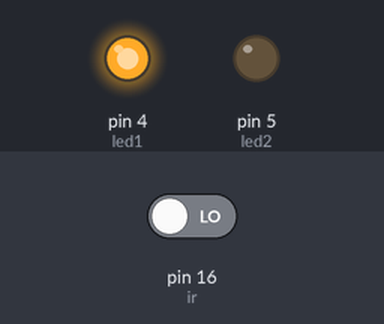
The sketch below on a simulated Arduino Uno, built with avr-gcc and run on an emulated ATmega328P. Parts: output pins drawn as LEDs (lit = HIGH). The test bench sets the inputs (shaded band); at power-on: pin 16 (ir) LOW. What the sketch prints to the serial monitor is not drawn.

Above: at 1.2 s.
1.3 s: pin 16 (ir) driven HIGH
At 1.7 s:
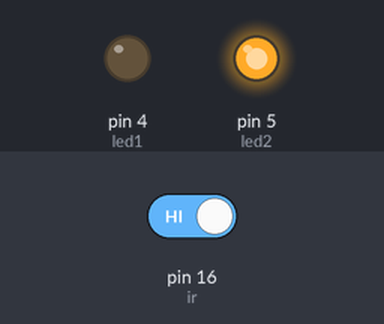
2.8 s: pin 16 (ir) driven LOW
At 4.0 s:
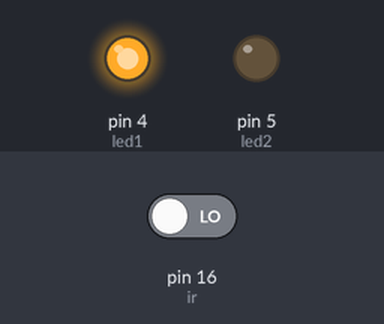
Timing chart, 0 to 5.8 s (numbered marks = the images above; inputs shaded):
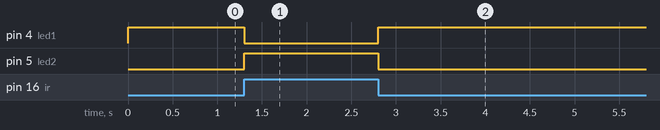

Measured:
- after the input at 1.3 s, pin 4 (led1): HIGH → LOW at once; pin 5 (led2): LOW → HIGH at once
- after the input at 2.8 s, pin 4 (led1): LOW → HIGH at once; pin 5 (led2): HIGH → LOW at once

The sketch:

IR_LED.ino
```cpp
int ir=16;
int led1=4;
int led2=5;

void setup(){
  pinMode(led1,OUTPUT);
  pinMode(led2,OUTPUT);
  pinMode(ir,INPUT);
  Serial.begin(115200);
}

void loop(){
  int value = digitalRead(ir);
  Serial.println(value);
  if (value == 1){
    digitalWrite(led1,0);
    digitalWrite(led2,1);
  }
  else{
    digitalWrite(led1,1);
    digitalWrite(led2,0);
  }
}
```
